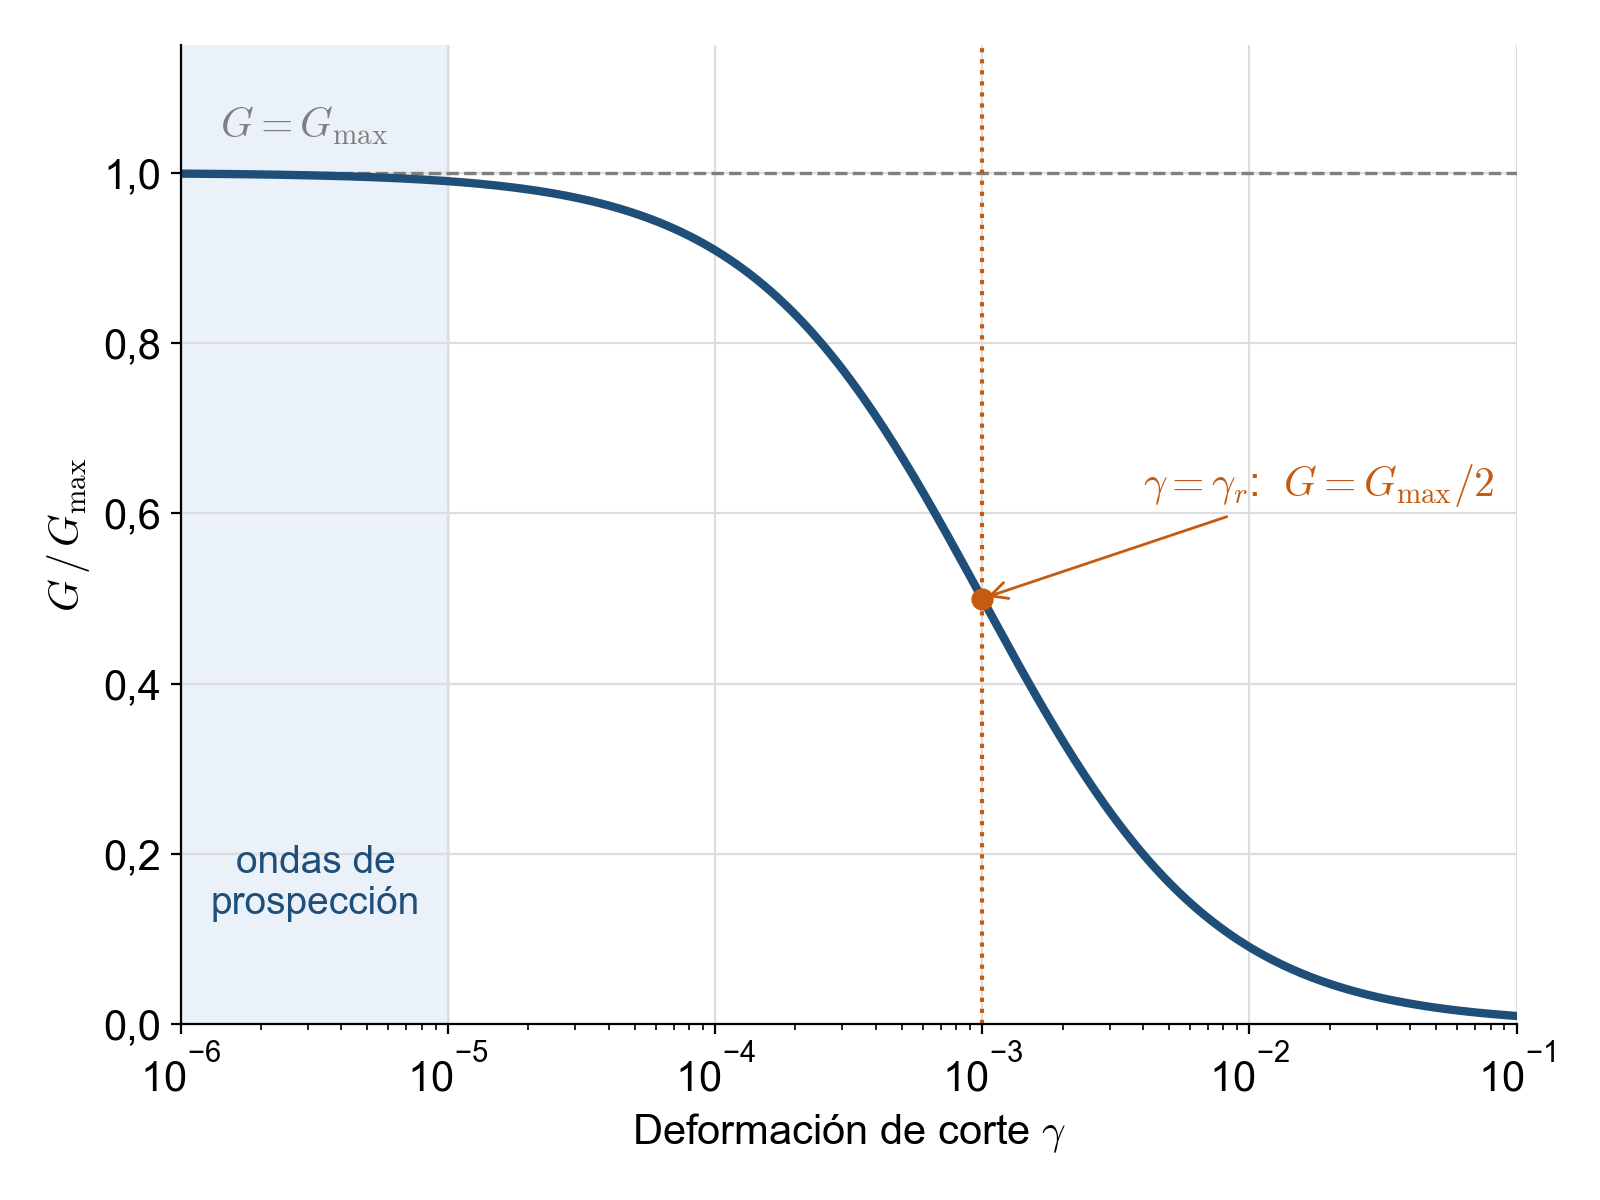

This figure's Python source:
"""Curva ilustrativa G/Gmax contra deformación de corte (modelo hiperbólico, Hardin y Drnevich, 1972).
gamma_r = 1e-3 es ilustrativo: con ese valor, en gamma = 1e-5 la rigidez conserva el 99 %."""
import numpy as np
import matplotlib
matplotlib.use("Agg")
import matplotlib.pyplot as plt
import matplotlib.ticker

NAVY, ORANGE, GRAY = "#1F4E79", "#C55A11", "#7F7F7F"
plt.rcParams.update({"font.family": "Arial", "font.size": 15, "mathtext.fontset": "cm"})

g_r = 1e-3
g = np.logspace(-6, -1, 400)
G = 1 / (1 + g / g_r)

fig, ax = plt.subplots(figsize=(8, 6), dpi=200)
ax.axvspan(1e-6, 1e-5, color="#EAF1F8", zorder=0)
ax.text(3.2e-6, 0.12, "ondas de\nprospección", ha="center", va="bottom", color=NAVY, fontsize=14)
ax.axhline(1, color=GRAY, ls="--", lw=1.2)
ax.text(1.4e-6, 1.03, r"$G = G_{\mathrm{max}}$", color=GRAY, fontsize=15, va="bottom")
ax.plot(g, G, color=NAVY, lw=3)
ax.axvline(g_r, color=ORANGE, ls=":", lw=1.5)
ax.annotate(r"$\gamma = \gamma_r$:  $G = G_{\mathrm{max}}/2$", xy=(g_r, 0.5), xytext=(4e-3, 0.62),
            color=ORANGE, fontsize=15, arrowprops=dict(arrowstyle="->", color=ORANGE))
ax.plot([g_r], [0.5], "o", color=ORANGE, ms=7)
ax.set_xscale("log"); ax.set_xlim(1e-6, 1e-1); ax.set_ylim(0, 1.15)
ax.set_xlabel(r"Deformación de corte $\gamma$")
ax.set_ylabel(r"$G\,/\,G_{\mathrm{max}}$")
ax.yaxis.set_major_formatter(matplotlib.ticker.FuncFormatter(lambda v, _: f"{v:.1f}".replace(".", ",")))
for s in ("top", "right"): ax.spines[s].set_visible(False)
ax.grid(True, which="major", color="#DDDDDD", lw=0.8)
fig.tight_layout()
fig.savefig(__file__.replace(".py", ".png"))
